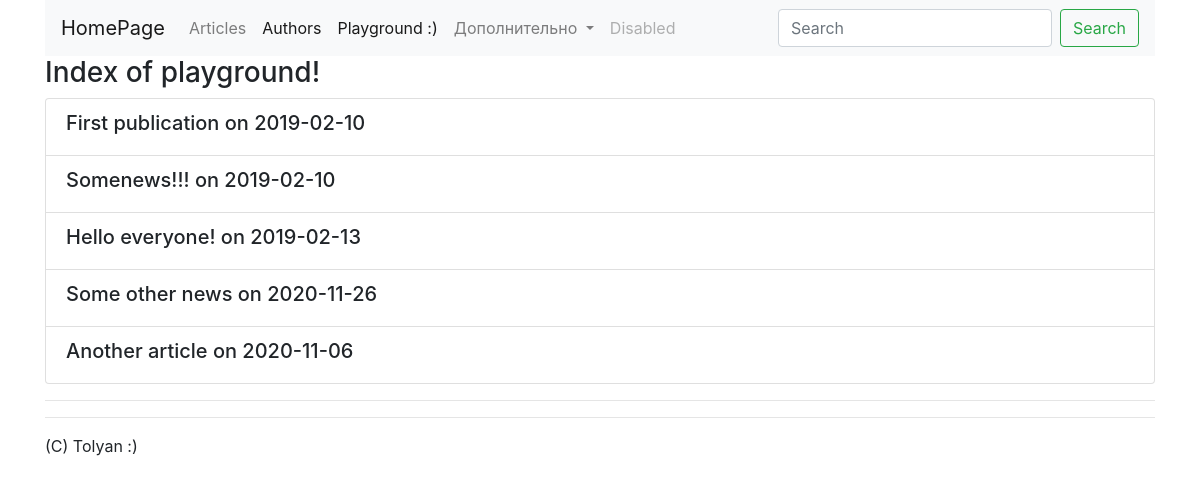
The page /playground/ on the database its author committed.
### playground/models.py (models this page shows, shortened)
class Article(models.Model):
    objects = None
    class Meta:
        verbose_name = 'Article'
        verbose_name_plural = 'Articles'
    title = models.CharField(max_length=250)
    pub_date = models.DateField()
    publisher = models.ForeignKey(
        Publisher,
        on_delete=models.CASCADE
    )
    def __str__(self):
        return f'{self.title} on {self.pub_date}'

### playground/views.py (the view)
# urls.py: path('', views.IndexView.as_view(), name='index'),
class IndexView(TemplateView):
    template_name = 'playground/index.html'
    def get_context_data(self, **kwargs):
        context = super().get_context_data(**kwargs)
        context['articles'] = Article.objects.all()
        return context

### playground/templates/playground/index.html (shortened to what this page needs)
{% extends 'homepage/base.html' %}
{% load email_domain %}
{% block body %}
<h3>Index of playground!</h3>
<div>
    <ul class="list-group">
        {% for article in articles %}
        <li class="list-group-item">
            <h5>{{ article }}</h5>
        </li>
        {% endfor %}
    </ul>
    <hr>
</div>
{% endblock %}

### rows shown on the page
Article: title+pub_date "First publication on 2019-02-10"
Article: title+pub_date "Somenews!!! on 2019-02-10"
Article: title+pub_date "Hello everyone! on 2019-02-13"
Article: title+pub_date "Some other news on 2020-11-26"
Article: title+pub_date "Another article on 2020-11-06"
